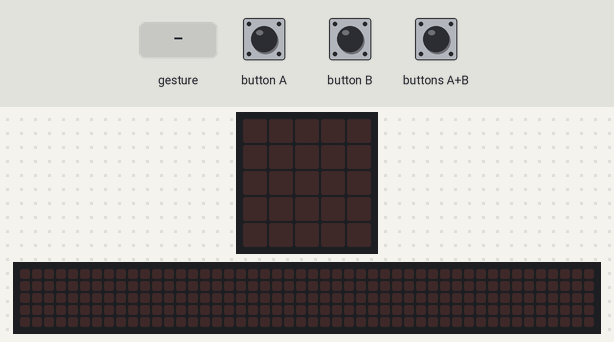
Simulated run of this program. Board: BBC micro:bit (MakeCode). On the bench: the board's 5×5 LED display, a strip that is not on the board, showing the scrolling text unrolled. The test bench sets the inputs (shaded band). Random numbers come from a fixed seed; a tilt is held for 1.5 s and a shake lasts 1 s, then the board lies face up again; the 48×5 strip is a reading aid, not a part: it shows the text the display is scrolling, unrolled, one strip-width of it at a time.

Above: at 1.2 s.
1.3 s: button B pressed for 0.15 s
At 1.52 s:
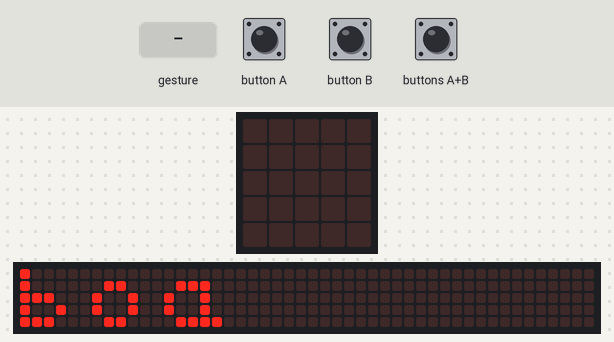
4.3 s: gesture 'shake'
At 6.47 s:
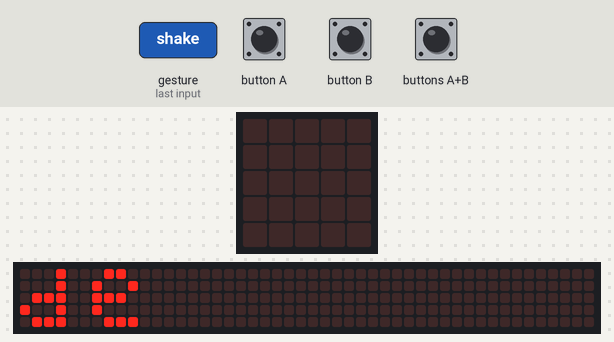
7.3 s: button A pressed for 0.15 s
At 10.2 s:
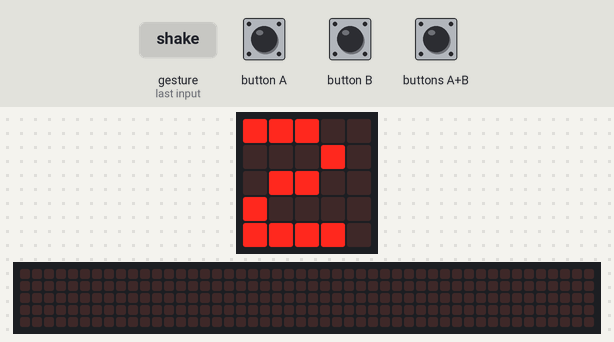
10.4 s: buttons A+B pressed for 0.15 s
At 12.25 s:
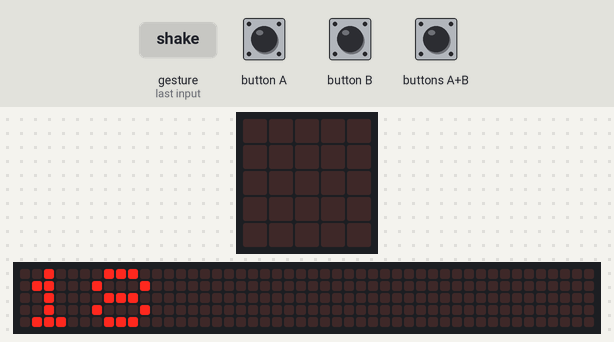
13.5 s: button B pressed for 0.15 s
At 15.02 s:
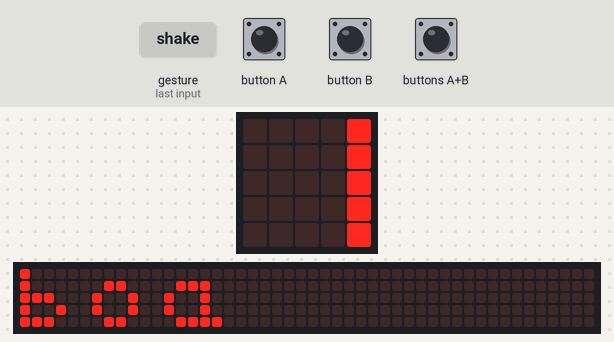
16.5 s: buttons A+B pressed for 1 s
At 19.37 s:
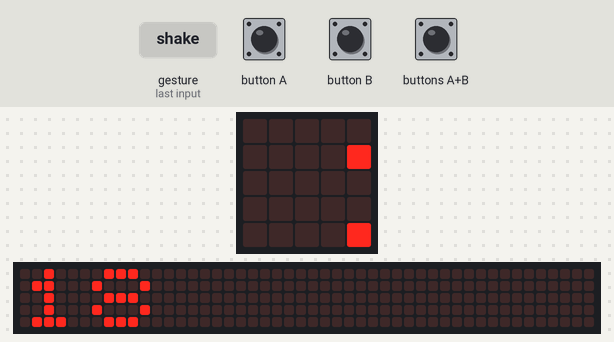

Measured:
- after the input at 1.3 s, the display: changes after 0.15 s (image 1)

The program:

main.ts
```typescript
input.onButtonPressed(Button.A, function () {
    num1 = randint(0, 10)
    num2 = randint(0, 10)
    basic.showNumber(num1)
    basic.showString("x")
    basic.showNumber(num2)
    nrjogadas += 1
    basic.pause(100)
    basic.clearScreen()
})
input.onGesture(Gesture.Shake, function () {
    basic.showNumber(pontuacao)
    basic.showString("de")
    basic.showNumber(nrjogadas)
    basic.pause(2000)
    basic.clearScreen()
    nrjogadas = 0
    pontuacao = 0
})
input.onButtonPressed(Button.AB, function () {
    basic.showNumber(num1 * num2)
    basic.pause(1000)
    basic.clearScreen()
})
input.onButtonPressed(Button.B, function () {
    pontuacao += 1
    basic.showString("boa")
    basic.showIcon(IconNames.Happy)
    basic.pause(100)
    basic.clearScreen()
})
let pontuacao = 0
let nrjogadas = 0
let num2 = 0
let num1 = 0
num1 = 0
num2 = 0
nrjogadas = 0
pontuacao = 0
```

test.ts
```typescript
// os teses vão aqui; isto não será compilado quando este pacote for usado como extensão.
```
